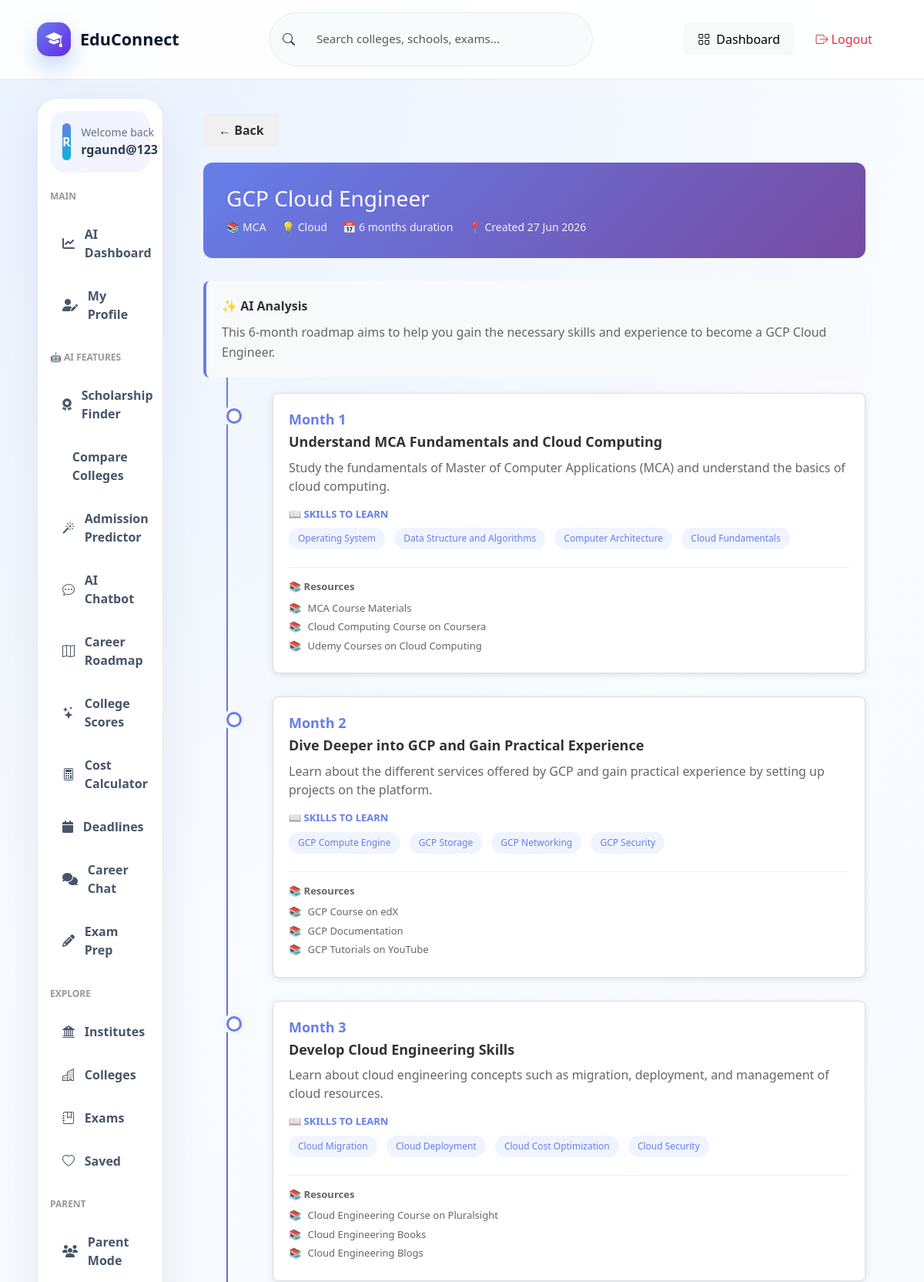
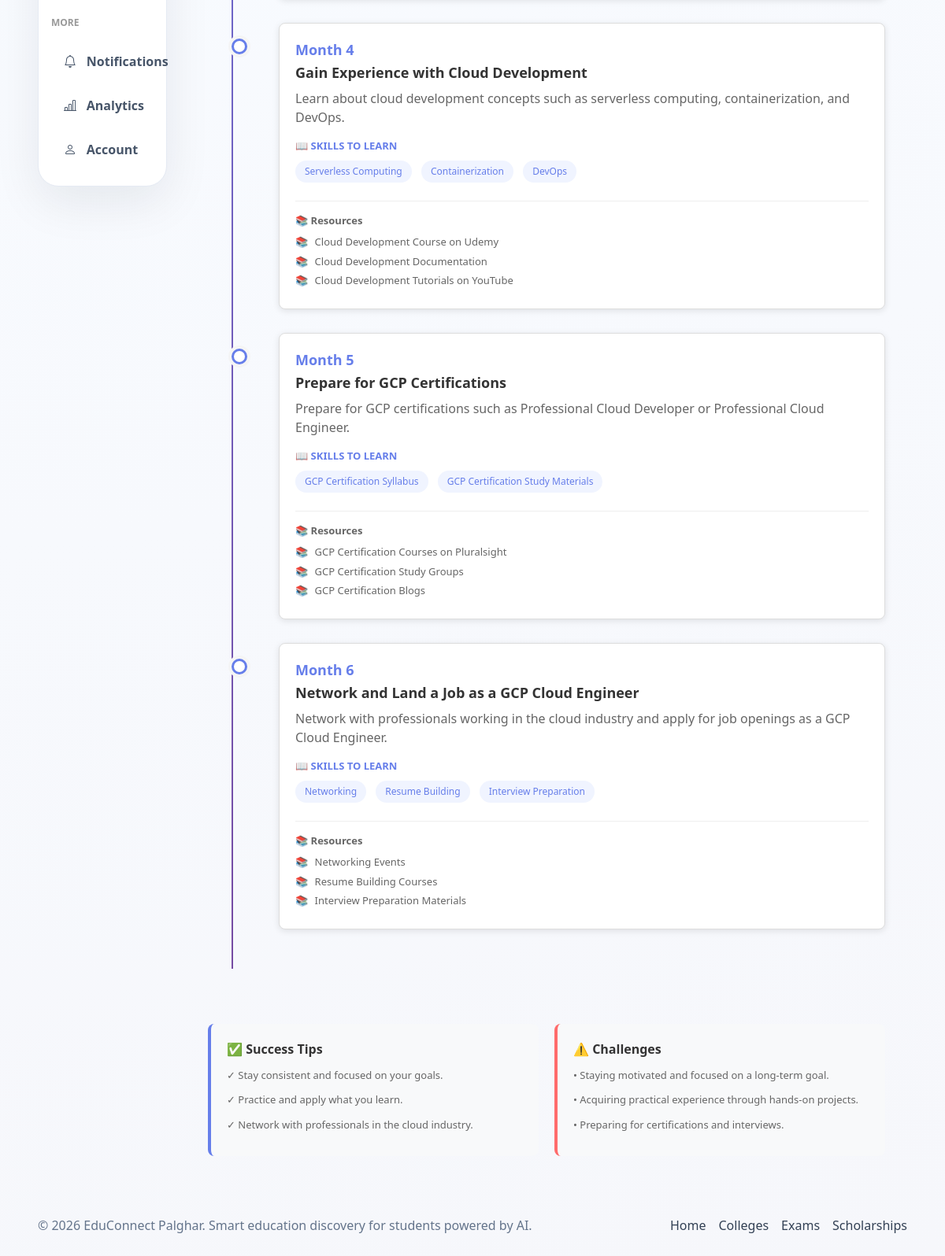
The app's page /roadmap/4/ (signed in) with its own data (2 pictures, top to bottom).
### accounts/models.py (models this page shows, shortened)
class CustomUser(AbstractUser):
    mobile = models.CharField(max_length=15, unique=True)
    email_verified = models.BooleanField(default=False)
    mobile_verified = models.BooleanField(default=False)
    is_parent = models.BooleanField(default=False)
    user_type = models.CharField(
        max_length=20,
        choices=[('student', 'Student'), ('parent', 'Parent')],
        default='student'
    )

class CareerRoadmap(models.Model):
    STATUS_CHOICES = [
        ('draft', 'Draft'),
        ('active', 'Active'),
        ('completed', 'Completed'),
    ]
    user = models.ForeignKey(CustomUser, on_delete=models.CASCADE, related_name='career_roadmaps')
    course = models.CharField(max_length=100)
    interest = models.CharField(max_length=255)
    skills = models.TextField()
    career_goal = models.CharField(max_length=255)
    roadmap_data = models.JSONField(default=dict)  # Store the entire roadmap
    ai_analysis = models.TextField(blank=True)
    status = models.CharField(max_length=20, choices=STATUS_CHOICES, default='active')
    duration_months = models.IntegerField(default=12)
    created_at = models.DateTimeField(auto_now_add=True)
    updated_at = models.DateTimeField(auto_now=True)
    class Meta:
        ordering = ['-created_at']

class RoadmapMilestone(models.Model):
    roadmap = models.ForeignKey(CareerRoadmap, on_delete=models.CASCADE, related_name='milestones')
    month = models.IntegerField()
    title = models.CharField(max_length=255)
    description = models.TextField()
    skills_to_learn = models.JSONField(default=list)
    resources = models.JSONField(default=list)
    completed = models.BooleanField(default=False)
    completed_at = models.DateTimeField(blank=True, null=True)
    class Meta:
        ordering = ['month']

### accounts/views.py (the view)
# urls.py: path('roadmap/<int:roadmap_id>/', view_roadmap, name='view_roadmap'),
@login_required(login_url='login')
def view_roadmap(request, roadmap_id):
    roadmap = get_object_or_404(CareerRoadmap, id=roadmap_id, user=request.user)
    milestones = RoadmapMilestone.objects.filter(roadmap=roadmap).order_by('month')
    return render(request, 'accounts/view_roadmap.html', {'roadmap': roadmap, 'milestones': milestones})

### accounts/templates/accounts/view_roadmap.html (shortened to what this page needs)
{% extends "accounts/base.html" %}
{% block content %}
<div class="roadmap-view-container">
    <button class="back-btn" onclick="history.back()">← Back</button>
    <div class="roadmap-header">
        <h1>{{ roadmap.career_goal }}</h1>
        <div class="meta">
            <span>📚 {{ roadmap.course }}</span>
            <span>💡 {{ roadmap.interest }}</span>
            <span>📅 {{ roadmap.duration_months }} months duration</span>
            <span>📍 Created {{ roadmap.created_at|date:"d M Y" }}</span>
        </div>
    </div>
    {% if roadmap.ai_analysis %}
    <div class="summary-section">
        <div class="summary-title">✨ AI Analysis</div>
        <div class="summary-text">{{ roadmap.ai_analysis }}</div>
    </div>
    {% endif %}
    <div class="timeline">
        {% for milestone in milestones %}
        <div class="milestone">
            <div class="milestone-card">
                <div class="milestone-month">Month {{ milestone.month }}</div>
                <h3 class="milestone-title">{{ milestone.title }}</h3>
                <p class="milestone-description">{{ milestone.description }}</p>
                {% if milestone.skills_to_learn %}
                <div class="skills-section">
                    <div class="skills-label">📖 Skills to Learn</div>
                    <div>
                        {% for skill in milestone.skills_to_learn %}
                        <span class="skill-badge">{{ skill }}</span>
                        {% endfor %}
                    </div>
                </div>
                {% endif %}
                {% if milestone.resources %}
                <div class="resources-section">
                    <div class="resources-label">📚 Resources</div>
                    {% for resource in milestone.resources %}
                    <div class="resource-item">{{ resource }}</div>
                    {% endfor %}
                </div>
                {% endif %}
            </div>
        </div>
        {% empty %}
        <p style="text-align: center; color: #999;">No milestones found</p>
        {% endfor %}
    </div>
    <div style="margin-top: 40px; display: grid; grid-template-columns: 1fr 1fr; gap: 20px;">
        <div class="summary-section">
            <div class="summary-title">✅ Success Tips</div>
            <div style="font-size: 13px; color: #666; line-height: 1.8;">
                {% for tip in roadmap.roadmap_data.success_tips %}
                <p style="margin: 8px 0;">✓ {{ tip }}</p>
                {% endfor %}
            </div>
        </div>
        <div class="summary-section" style="border-left-color: #ff6b6b;">
            <div class="summary-title">⚠️ Challenges</div>
            <div style="font-size: 13px; color: #666; line-height: 1.8;">
                {% for challenge in roadmap.roadmap_data.challenges %}
                <p style="margin: 8px 0;">• {{ challenge }}</p>
                {% endfor %}
            </div>
        </div>
    </div>
</div>
{% endblock %}

### accounts/templates/accounts/base.html (shortened to what this page needs)
{% load static %}
<!DOCTYPE html>
<html lang="en">
<head>
    <link href="https://cdn.jsdelivr.net/npm/bootstrap@5.3.3/dist/css/bootstrap.min.css" rel="stylesheet">
    <link href="https://cdn.jsdelivr.net/npm/bootstrap-icons@1.11.3/font/bootstrap-icons.css" rel="stylesheet">
    <link rel="stylesheet" href="https://cdnjs.cloudflare.com/ajax/libs/font-awesome/6.4.0/css/all.min.css">
    <link href="{% static 'accounts/css/main.css' %}" rel="stylesheet">
    <link href="{% static 'accounts/css/ai_features.css' %}" rel="stylesheet">
</head>
<body>
<header class="et-navbar">
    <div class="container-fluid px-3 px-lg-5">
        <div class="d-flex align-items-center justify-content-between gap-3 py-3">
            <a class="et-brand" href="{% url 'home' %}">
                <span class="et-brand-icon"><i class="bi bi-mortarboard-fill"></i></span>
                <span>EduConnect</span>
            </a>
            <form action="{% url 'institutes' %}" method="get" class="et-nav-search d-none d-lg-flex">
                <i class="bi bi-search"></i>
                <input type="search" name="q" placeholder="Search colleges, schools, exams...">
            </form>
            <div class="d-flex align-items-center gap-2">
                {% if request.user.is_authenticated %}
                    <a class="btn btn-light btn-pill d-none d-md-inline-flex" href="{% url 'smart_dashboard' %}"><i class="bi bi-grid me-2"></i>Dashboard</a>
                    <a class="btn btn-outline-danger btn-pill" href="{% url 'logout' %}"><i class="bi bi-box-arrow-right me-1"></i>Logout</a>
                {% else %}
                    <a class="btn btn-light btn-pill" href="{% url 'login' %}">Login</a>
                    <a class="btn btn-primary btn-pill" href="{% url 'register' %}">Register</a>
                {% endif %}
            </div>
        </div>
    </div>
</header>
<main class="et-main">
    <div class="container-fluid px-3 px-lg-5 py-4">
        <div class="row g-4">
            {% if request.user.is_authenticated %}
            <aside class="col-xl-2 col-lg-3">
                <nav class="et-sidebar">
                    <div class="sidebar-user">
                        <span class="sidebar-avatar">{{ request.user.username|slice:':1'|upper }}</span>
                        <div>
                            <small>Welcome back</small>
                            <strong>{{ request.user.username }}</strong>
                        </div>
                    </div>
                    <h6 class="sidebar-section-title mt-3">MAIN</h6>
                    <a href="{% url 'smart_dashboard' %}" class="side-link"><i class="fas fa-chart-line"></i> AI Dashboard</a>
                    <a href="{% url 'student_profile' %}" class="side-link"><i class="fas fa-user-edit"></i> My Profile</a>
                    <h6 class="sidebar-section-title mt-4">🤖 AI FEATURES</h6>
                    <a href="{% url 'scholarship_finder' %}" class="side-link"><i class="fas fa-award"></i> Scholarship Finder</a>
                    <a href="{% url 'college_comparison' %}" class="side-link"> Compare Colleges</a>
                    <a href="{% url 'admission_predictor' %}" class="side-link"><i class="bi bi-magic"></i> Admission Predictor</a>
                    <a href="{% url 'education_chatbot' %}" class="side-link"><i class="bi bi-chat-dots"></i> AI Chatbot</a>
                    <a href="{% url 'career_roadmap' %}" class="side-link"><i class="bi bi-map"></i> Career Roadmap</a>
                    <a href="{% url 'college_scores' %}" class="side-link"><i class="bi bi-stars"></i> College Scores</a>
                    <a href="{% url 'cost_calculator' %}" class="side-link"><i class="bi bi-calculator"></i> Cost Calculator</a>
                    <a href="{% url 'admission_deadlines' %}" class="side-link"><i class="fas fa-calendar"></i> Deadlines</a>
                    <a href="{% url 'career_guidance' %}" class="side-link"><i class="fas fa-comments"></i> Career Chat</a>
                    <a href="{% url 'exam_recommendations' %}" class="side-link"><i class="fas fa-pencil-alt"></i> Exam Prep</a>
                    <h6 class="sidebar-section-title mt-4">EXPLORE</h6>
                    <a href="{% url 'institute_list' %}" class="side-link"><i class="bi bi-bank2"></i> Institutes</a>
                    <a href="{% url 'college_search' %}" class="side-link"><i class="bi bi-buildings"></i> Colleges</a>
                    <a href="{% url 'exams' %}" class="side-link"><i class="bi bi-journal-bookmark"></i> Exams</a>
                    <a href="{% url 'saved_colleges' %}" class="side-link"><i class="bi bi-heart"></i> Saved</a>
                    <h6 class="sidebar-section-title mt-4">PARENT</h6>
                    <a href="{% url 'parent_register' %}" class="side-link"><i class="fas fa-users"></i> Parent Mode</a>
                    <h6 class="sidebar-section-title mt-4">MORE</h6>
                    <a href="{% url 'notifications' %}" class="side-link"><i class="bi bi-bell"></i> Notifications</a>
                    <a href="{% url 'analytics' %}" class="side-link"><i class="bi bi-bar-chart-line"></i> Analytics</a>
                    <a href="{% url 'profile' %}" class="side-link"><i class="bi bi-person"></i> Account</a>
                </nav>
            </aside>
            {% endif %}
            <section class="{% if request.user.is_authenticated %}col-xl-10 col-lg-9{% else %}col-12{% endif %}">
                {% block content %}{% endblock %}
            </section>
        </div>
    </div>
</main>
<footer class="et-footer">
    <div class="container-fluid px-3 px-lg-5 d-flex flex-column flex-md-row justify-content-between align-items-center gap-2">
        <p class="mb-0">© 2026 EduConnect Palghar. Smart education discovery for students powered by AI.</p>
        <div class="d-flex gap-3">
            <a href="{% url 'home' %}">Home</a>
            <a href="{% url 'college_search' %}">Colleges</a>
            <a href="{% url 'exams' %}">Exams</a>
            <a href="{% url 'scholarship_finder' %}">Scholarships</a>
        </div>
    </div>
</footer>
</body>
</html>

### accounts/static/accounts/css/main.css (style rules this page uses)
:root { --primary:#1266f1;--primary2:#6728e8;--orange:#ffb703;--green:#12b981;--slate:#0f172a;--muted:#64748b;--surface:#ffffff;--bg:#f5f8ff;--border:#e5eaf3;--shadow:0 20px 60px rgba(15,23,42,.08);--radius:26px }
* { box-sizing:border-box }
body { font-family:Inter,system-ui,-apple-system,Segoe UI,sans-serif;background:radial-gradient(circle at top left,#eaf2ff 0,#f8fbff 35%,#f6f7fb 100%);color:#132238;min-height:100vh }
a { text-decoration:none }
.btn-pill { border-radius:999px }
.et-navbar { position:sticky;top:0;z-index:1030;background:rgba(255,255,255,.9);backdrop-filter:blur(18px);border-bottom:1px solid rgba(226,232,240,.8) }
.et-brand { display:flex;align-items:center;gap:.75rem;font-weight:900;font-size:1.35rem;color:#0f172a }
.et-brand-icon { width:44px;height:44px;border-radius:15px;background:linear-gradient(135deg,var(--primary),var(--primary2));display:flex;align-items:center;justify-content:center;color:#fff;box-shadow:0 14px 28px rgba(18,102,241,.25) }
.et-nav-search { min-width:420px;background:#f8fafc;border:1px solid var(--border);border-radius:999px;align-items:center;padding:.65rem 1rem;gap:.75rem }
.et-nav-search input { border:0;outline:0;background:transparent;width:100% }
.et-main { min-height:calc(100vh - 90px) }
.et-sidebar { background:#fff;border:1px solid var(--border);border-radius:var(--radius);box-shadow:var(--shadow);padding:1rem;position:sticky;top:100px }
.sidebar-user { display:flex;align-items:center;gap:.85rem;background:linear-gradient(135deg,#eff6ff,#f5f3ff);border-radius:20px;padding:1rem;margin-bottom:1rem }
.sidebar-user small { display:block;color:var(--muted) }
.sidebar-avatar { width:48px;height:48px;border-radius:16px;background:linear-gradient(135deg,var(--primary),#06b6d4);color:#fff;font-weight:800;display:flex;align-items:center;justify-content:center }
.side-link { display:flex;align-items:center;gap:.8rem;color:#475569;padding:.85rem 1rem;border-radius:16px;font-weight:600;margin-bottom:.3rem }
.et-footer { padding:2rem 0;color:var(--muted) }
.et-footer a { color:#334155 }

### accounts/static/accounts/css/ai_features.css (style rules this page uses)
:root { --primary: #667eea; --primary-dark: #5568d3; --secondary: #764ba2; --success: #28a745; --danger: #dc3545; --warning: #ffc107; --info: #17a2b8; --light: #f8f9fa; --dark: #343a40; --gradient-primary: linear-gradient(135deg, #667eea 0%, #764ba2 100%); --shadow-sm: 0 1px 3px rgba(0, 0, 0, 0.1); --shadow-md: 0 4px 6px rgba(0, 0, 0, 0.1); --shadow-lg: 0 15px 35px rgba(0, 0, 0, 0.15); --transition: all 0.3s cubic-bezier(0.4, 0, 0.2, 1); }
body { font-family: 'Segoe UI', Tahoma, Geneva, Verdana, sans-serif; background-color: #f5f7fa; color: #2c3e50; }
.container, .container-fluid { max-width: 1400px; }
.btn { border-radius: 8px; font-weight: 500; transition: var(--transition); border: none; padding: 0.6rem 1.2rem; }
.form-control, .form-select { border: 1px solid #e0e4e8; border-radius: 8px; padding: 0.75rem 1rem; transition: var(--transition); font-size: 0.95rem; }
.timeline { position: relative; }
.gap-2 { gap: 0.5rem; }
.gap-3 { gap: 1rem; }
.mb-0 { margin-bottom: 0 !important; }

### accounts/templates/accounts/base.html (style rules this page uses)
.sidebar-section-title { font-size: 0.75rem; font-weight: 700; text-transform: uppercase; color: #999; padding: 0.5rem 0; margin-top: 1rem !important; }

### records on screen
CustomUser: user.username "R", user.username "rgaund@123"
CareerRoadmap: career_goal "GCP Cloud Engineer", course "MCA", interest "Cloud", duration_months "6", created_at "27 Jun 2026", ai_analysis "This 6-month roadmap aims to help you gain the necessary skills and experience to become a GCP Cloud Engineer."
RoadmapMilestone: month "1", title "Understand MCA Fundamentals and Cloud Computing", description "Study the fundamentals of Master of Computer Applications (MCA) and understand the basics of cloud computing.", skills_to_learn "Operating System" "Data Structure and Algorithms" "Computer Architecture" "Cloud Fundamentals", resources "MCA Course Materials" "Cloud Computing Course on Coursera" "Udemy Courses on Cloud Computing"
RoadmapMilestone: month "2", title "Dive Deeper into GCP and Gain Practical Experience", description "Learn about the different services offered by GCP and gain practical experience by setting up projects on the platform.", skills_to_learn "GCP Compute Engine" "GCP Storage" "GCP Networking" "GCP Security", resources "GCP Course on edX" "GCP Documentation" "GCP Tutorials on YouTube"
RoadmapMilestone: month "3", title "Develop Cloud Engineering Skills", description "Learn about cloud engineering concepts such as migration, deployment, and management of cloud resources.", skills_to_learn "Cloud Migration" "Cloud Deployment" "Cloud Cost Optimization" "Cloud Security", resources "Cloud Engineering Course on Pluralsight" "Cloud Engineering Books" "Cloud Engineering Blogs"
RoadmapMilestone: month "4", title "Gain Experience with Cloud Development", description "Learn about cloud development concepts such as serverless computing, containerization, and DevOps.", skills_to_learn "Serverless Computing" "Containerization" "DevOps", resources "Cloud Development Course on Udemy" "Cloud Development Documentation" "Cloud Development Tutorials on YouTube"
RoadmapMilestone: month "5", title "Prepare for GCP Certifications", description "Prepare for GCP certifications such as Professional Cloud Developer or Professional Cloud Engineer.", skills_to_learn "GCP Certification Syllabus" "GCP Certification Study Materials", resources "GCP Certification Courses on Pluralsight" "GCP Certification Study Groups" "GCP Certification Blogs"
RoadmapMilestone: month "6", title "Network and Land a Job as a GCP Cloud Engineer", description "Network with professionals working in the cloud industry and apply for job openings as a GCP Cloud Engineer.", skills_to_learn "Networking" "Resume Building" "Interview Preparation", resources "Networking Events" "Resume Building Courses" "Interview Preparation Materials"

### other values on screen
{{ tip }} "Stay consistent and focused on your goals." "Practice and apply what you learn." "Network with professionals in the cloud industry."
{{ challenge }} "Staying motivated and focused on a long-term goal." "Acquiring practical experience through hands-on projects." "Preparing for certifications and interviews."
